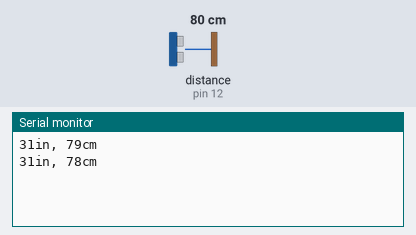
Bench run of a sketch on a simulated Arduino Uno, built with avr-gcc and run on an emulated ATmega328P. On the bench: the last lines printed to the serial monitor. Wiring (inferred from the names in the program): ultrasonic range finder: trigger pin 11; echo pin 12. The test bench sets the inputs (shaded band); at power-on: distance to the obstacle (sensor on pin 12) 80 cm. The echo pulse lasts 58.3 µs per cm.

Above: at 1.8 s.
1.9 s: distance to the obstacle (sensor on pin 12) set to 2 cm
At 2.8 s:
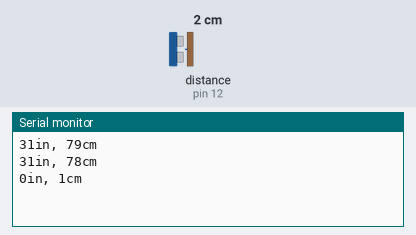
3.4 s: distance to the obstacle (sensor on pin 12) set to 4 cm
At 4.8 s:
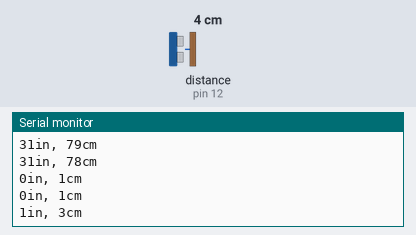
Timing chart, 0 to 6.4 s (numbered marks = the images above; inputs shaded):
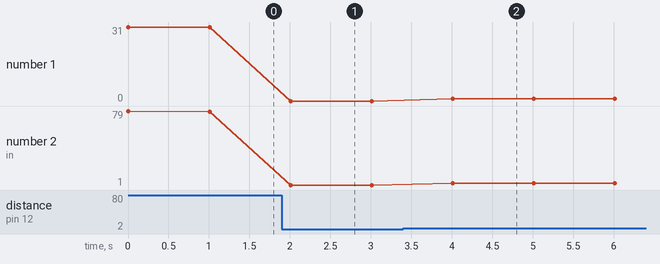

Measured:
- after the input at 1.9 s, the serial monitor: prints a new line after 0.11 s (image 1)
- after the input at 3.4 s, the serial monitor: prints a new line after 0.61 s (image 2)
- plotted number 1: 31 → 0 after the input at 1.9 s
- plotted number 2: 78 → 1 after the input at 1.9 s, 1 → 3 after the input at 3.4 s

The sketch:

hcsr04_arduino.ino
```cpp
//引脚申明
int trigPin = 11;    // 控制信号输入
int echoPin = 12;    // 回响信号输出
long duration, cm, inches;

void setup() {
  //串口信号
  Serial.begin (9600);
  //定义输入、输出模式对应的脚位
  pinMode(trigPin, OUTPUT);
  pinMode(echoPin, INPUT);
}

void loop() {
  // 上电后，先将trig置于低电位
  digitalWrite(trigPin, LOW);
  delayMicroseconds(5);
  // trig引脚电位稳定后，给一个10微秒的高电平触发信号
  digitalWrite(trigPin, HIGH);
  delayMicroseconds(10);
  digitalWrite(trigPin, LOW);

  pinMode(echoPin, INPUT);
  // duration=回响信号高电平持续时间
  // pulseIn方法测量的时间以微秒为单位
  duration = pulseIn(echoPin, HIGH);

  // 测量距离=（时间*音速）/ 2
  cm = (duration*0.034) / 2;
  inches = (duration*0.0135) / 2;

  Serial.print(inches);
  Serial.print("in, ");
  Serial.print(cm);
  Serial.print("cm");
  Serial.println();

  delay(1000);
}
```
